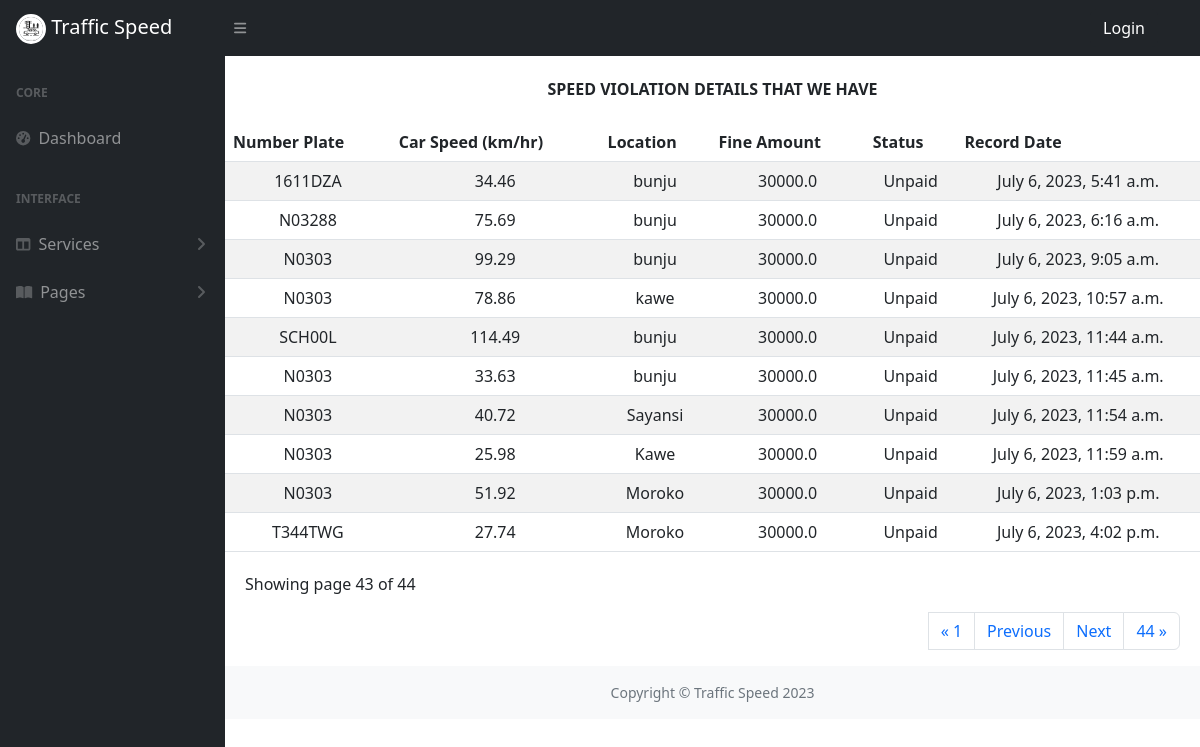
Page /Record_all/?page=43 on the committed database.
### Backend/models.py (models this page shows, shortened)
class Numberplate(models.Model):
    STATUS_CHOICE = [
        ('Unpaid', 'Unpaid'),
        ('Paid', 'Paid'),
    ]
    No_plate = models.CharField(max_length=12)
    Image = models.CharField(max_length=100)
    Car_speed = models.CharField(max_length=5, default='60')
    Location = models.CharField(max_length=50, default= None)
    Fine_amount = models.FloatField(default=30000)
    Status = models.CharField(max_length=10, choices=STATUS_CHOICE, default= 'Unpaid')
    Record_date = models.DateTimeField(auto_now_add=True)
    Control_number = models.CharField(max_length=11, unique=True, blank=True, null=True)

### frontend/views.py (the view)
# urls.py: path('Record_all/', views.record_all, name="all_record"),
def record_all(request):
    violations = Numberplate.objects.all()
    paginator = Paginator(violations, 10)
    page_number = request.GET.get('page')
    page_obj = Paginator.get_page(paginator, page_number)
    context = {
        'violations': violations,
        'page_obj': page_obj,
    }
    return render(request, 'Search/table.html', context)

### templates/Search/table.html (shortened to what this page needs)
{% extends 'AdminDashboard/dashboard.html' %}
{% load static %}
{% block contents %}
<div class="container mx-auto mb-4">
    <h6 class="text-center mt-4" > <strong> SPEED VIOLATION DETAILS THAT WE HAVE </strong> </h6>
  </div>
  <div class="originaltable">
    <table class="table table-striped" >
      <thead>
        <tr class="table-striped">
          <th scope="col">Number Plate</th>
          <th scope="col">Car Speed (km/hr)</th>
          <th scope="col">Location</th>
          <th scope="col">Fine Amount</th>
          <th scope="col" >Status</th>
          <th scope="col">Record Date</th>
        </tr>
      </thead>
      <tbody>
        {% for violation in page_obj %}
        <tr class="text-center">
          <td>{{ violation.No_plate}}</td>
          <td>{{ violation.Car_speed }}</td>
          <td>{{ violation.Location }}</td>
          <td>{{ violation.Fine_amount }}</td>
          <td>{{ violation.Status}}</td>
          <td>{{ violation.Record_date }}</td>
        </tr>
        {% endfor %}
      </tbody>
    </table>
  </div>
<div class="showpage">
   <p>Showing page {{page_obj.number}} of {{page_obj.paginator.num_pages}}</p>
   <ul class="pagination d-flex justify-content-end">
    {% if page_obj.has_previous %}
    <li {% if page_obj.number == 1 %} class="page-item active" {% endif %} ><a class="page-link" href="?page=1">&laquo; 1</a></li>
    <li class="page-item" ><a class="page-link" href="?page={{page_obj.previous_page_number}}">Previous</a> </li>
    {% endif %}
    {% if page_obj.has_next %}
    <li class="page-item"><a class="page-link" href="?page={{page_obj.next_page_number}}">Next</a></li>
    <li class="page-item" ><a class="page-link" href="?page={{page_obj.paginator.num_pages}}"> {{page_obj.paginator.num_pages}} &raquo; </a> </li>
    {% endif %}
    </ul>
  </div>
{% endblock contents %}

### static/css/main.css (style rules this page uses)
.showpage { margin: 20px 20px 0px; display: block; }

### rows in the picture
Numberplate: No_plate "1611DZA", Car_speed "34.46", Location "bunju", Fine_amount "30000.0", Status "Unpaid", Record_date "July 6, 2023, 5:41 a.m."
Numberplate: No_plate "N03288", Car_speed "75.69", Location "bunju", Fine_amount "30000.0", Status "Unpaid", Record_date "July 6, 2023, 6:16 a.m."
Numberplate: No_plate "N0303", Car_speed "99.29", Location "bunju", Fine_amount "30000.0", Status "Unpaid", Record_date "July 6, 2023, 9:05 a.m."
Numberplate: No_plate "N0303", Car_speed "78.86", Location "kawe", Fine_amount "30000.0", Status "Unpaid", Record_date "July 6, 2023, 10:57 a.m."
Numberplate: No_plate "SCH00L", Car_speed "114.49", Location "bunju", Fine_amount "30000.0", Status "Unpaid", Record_date "July 6, 2023, 11:44 a.m."
Numberplate: No_plate "N0303", Car_speed "33.63", Location "bunju", Fine_amount "30000.0", Status "Unpaid", Record_date "July 6, 2023, 11:45 a.m."
Numberplate: No_plate "N0303", Car_speed "40.72", Location "Sayansi", Fine_amount "30000.0", Status "Unpaid", Record_date "July 6, 2023, 11:54 a.m."
Numberplate: No_plate "N0303", Car_speed "25.98", Location "Kawe", Fine_amount "30000.0", Status "Unpaid", Record_date "July 6, 2023, 11:59 a.m."
Numberplate: No_plate "N0303", Car_speed "51.92", Location "Moroko", Fine_amount "30000.0", Status "Unpaid", Record_date "July 6, 2023, 1:03 p.m."
Numberplate: No_plate "T344TWG", Car_speed "27.74", Location "Moroko", Fine_amount "30000.0", Status "Unpaid", Record_date "July 6, 2023, 4:02 p.m."

### other values in the picture
{{ page_obj.number }} "43"
{{ page_obj.paginator.num_pages }} "44"
